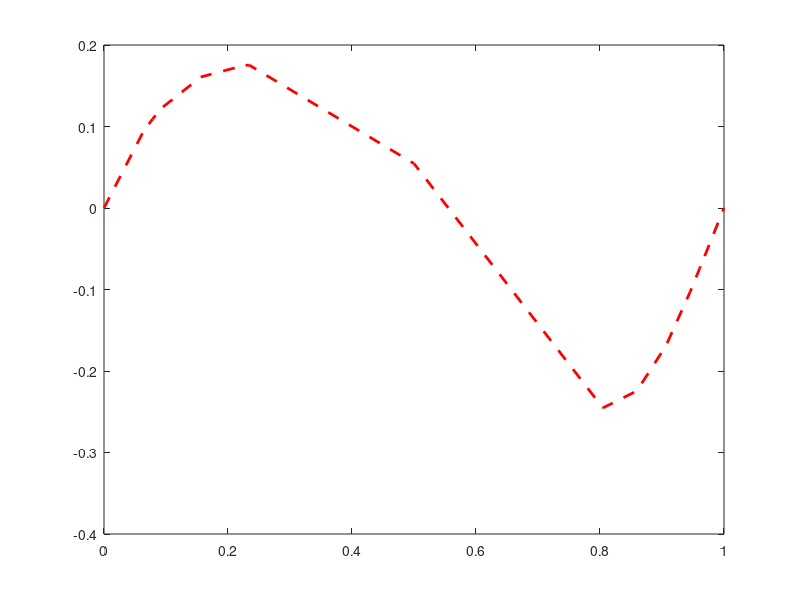

Reproduce this figure in MATLAB. (Note: this script raises an error after producing the figure.)
u_ghia = [0, 0.09233, 0.10091, 0.10890, 0.12317, 0.16077, 0.17507, 0.17527, 0.05454, -0.24533, -0.22445, -0.16914, -0.10313, -0.08864, -0.07391, -0.05906, 0];
x = [0, 0.0625, 0.0703, 0.0781, 0.0938, 0.1563, 0.2266, 0.2344, 0.50, 0.8047, 0.8594, 0.9063, 0.9453, 0.9531, 0.9609, 0.9688, 1];


% Plot the first data
plot(x, u_ghia, 'r--', 'LineWidth', 2);  % Plot with red color and solid line

hold on;  % Hold the current plot

% Plot the second data
plot(0:0.02:1,v(26,:), 'cyan', 'LineWidth', 1); % Plot with blue color and dashed line



% Add legend
legend('Ghia plot', 'my plot');

% Add labels and title
xlabel('x');
ylabel('v');
title('v v/s x at y = 0.5 ; Re = 100');

hold off; % Release the hold on the current plot
